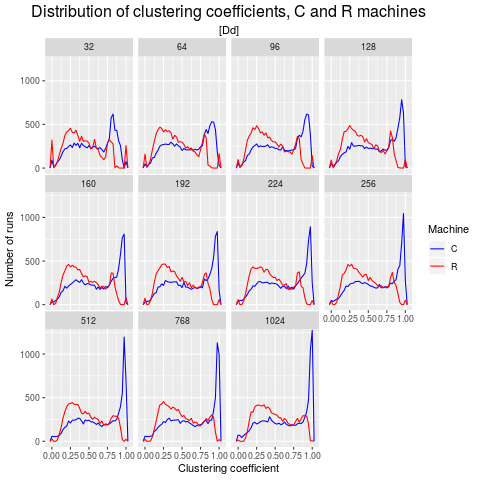

This chart was generated by the following R code:
# 
# 
#
p <- ggplot(data=filter(sd)) +
    geom_freqpoly(
        mapping=aes(x=avgclustcoef, color=machinetype),
        binwidth=1
    ) +
    facet_wrap(~ factor(initnrnodes)) +
    scale_color_manual(values=c("blue", "red")) +
    theme(
        plot.title = element_text(hjust = 0.5, size=16),
        plot.subtitle = element_text(hjust = 0.5),
        legend.title.align = 0.5
    ) +
    labs(
        title=paste("Distribution of clustering coefficients, C and R machines"),
        subtitle=paste("[Dd]"),
        x="Clustering coefficient",
        y="Number of runs"
    ) +
    labs(color="Machine")
print(p)
dev.copy(png, filename="figDd.png")
dev.off()
